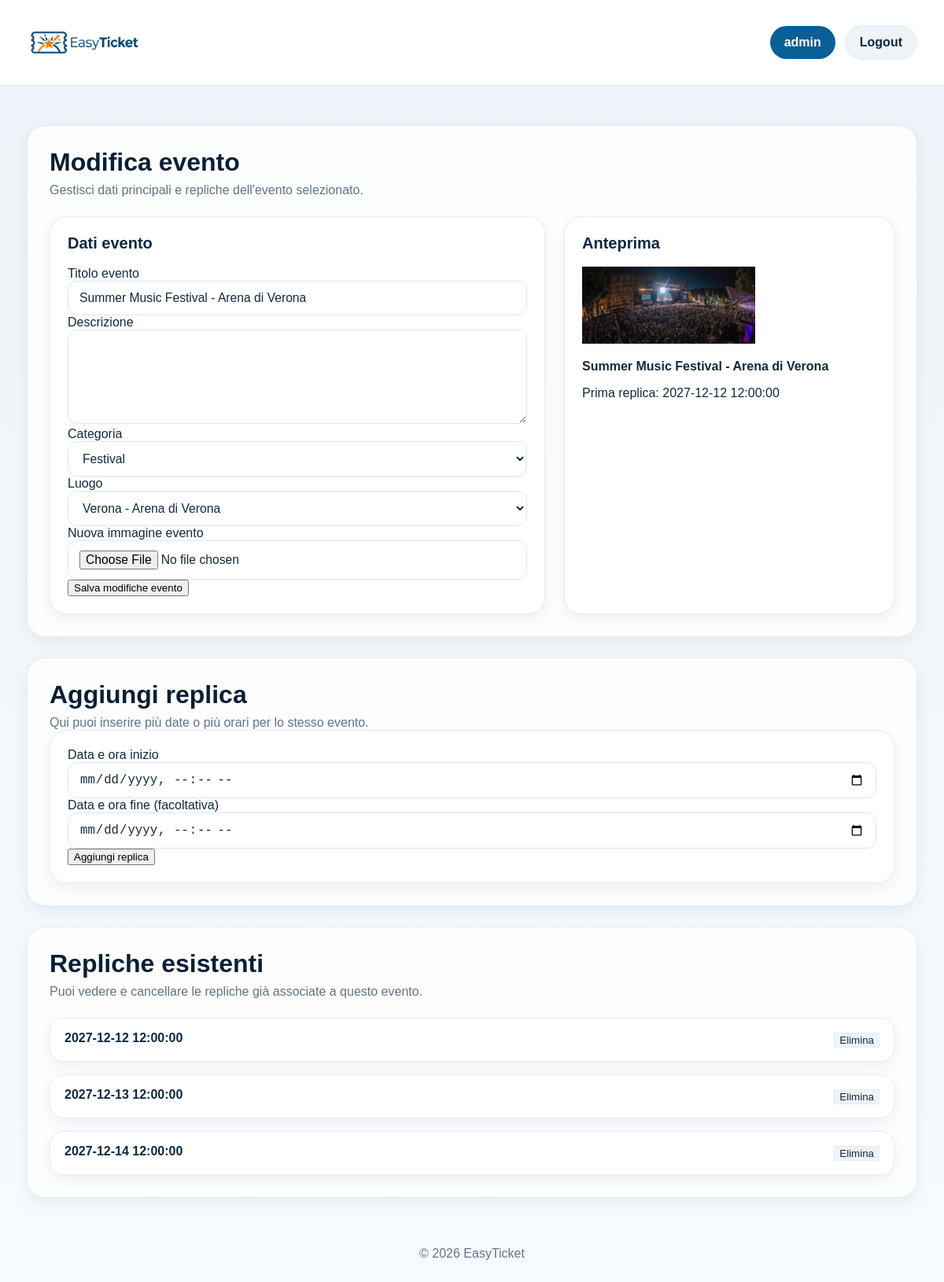
Screenshot of /modifica_evento.php?id=1 (signed in) with the database file from the repository.
### tables this page shows
CREATE TABLE `evento` (
  `id` int NOT NULL,
  `titolo` varchar(120) NOT NULL,
  `descrizione` text,
  `id_categoria` int NOT NULL,
  `id_luogo` int NOT NULL,
  `immagine` varchar(255) DEFAULT NULL,
  `stato` enum('programmato','annullato','completato') NOT NULL DEFAULT 'programmato'
);

CREATE TABLE `categoria` (
  `id` int NOT NULL,
  `nome` varchar(50) NOT NULL,
  `descrizione` varchar(255) DEFAULT NULL
);

CREATE TABLE `luogo` (
  `id` int NOT NULL,
  `nome` varchar(100) NOT NULL,
  `tipo` varchar(50) NOT NULL,
  `citta` varchar(100) NOT NULL,
  `indirizzo` varchar(150) DEFAULT NULL,
  `capienza` int NOT NULL
);

CREATE TABLE `replica_evento` (
  `id` int NOT NULL,
  `id_evento` int NOT NULL,
  `data_ora_inizio` datetime NOT NULL,
  `data_ora_fine` datetime DEFAULT NULL,
  `stato` enum('programmata','annullata','completata') NOT NULL DEFAULT 'programmata'
);

### init.php (called while the page is built, shortened)
<?php
function esc($value) {
    return htmlspecialchars((string)$value, ENT_QUOTES, 'UTF-8');
}
?>

### modifica_evento.php (the view, shortened to what this page needs)
<?php
require_once 'init.php';
$id_evento = (int)($_GET['id'] ?? 0);
try {
    $stmt = $pdo->prepare("SELECT * FROM evento WHERE id = ? LIMIT 1");
    $stmt->execute([$id_evento]);
    $evento = $stmt->fetch();
} catch (Throwable $e) {
    die("Errore nel caricamento dell'evento.");
}
$categorie = $pdo->query("SELECT id, nome FROM categoria ORDER BY nome ASC")->fetchAll();
$luoghi = $pdo->query("SELECT id, nome, citta FROM luogo ORDER BY citta ASC, nome ASC")->fetchAll();
$stmt = $pdo->prepare("
    SELECT id, data_ora_inizio, data_ora_fine, stato
    FROM replica_evento
    WHERE id_evento = ?
    ORDER BY data_ora_inizio ASC
");
$stmt->execute([$id_evento]);
$repliche = $stmt->fetchAll();
$stmt = $pdo->prepare("
    SELECT MIN(data_ora_inizio)
    FROM replica_evento
    WHERE id_evento = ?
");
$stmt->execute([$id_evento]);
$primaData = $stmt->fetchColumn();
?>
<!DOCTYPE html>
<html lang="it">
<head>
    <link rel="stylesheet" href="css/style1.css?v=70">
</head>
<body>
<header class="site-header">
    <div class="header-inner">
        <a href="home.php" class="brand">
            <img src="img/logo_sito.png" alt="Logo EasyTicket">
        </a>
        <nav class="user-nav">
            <a href="admin_dashboard.php" class="user-pill primary-pill"><?php echo esc($_SESSION['username'] ?? 'admin'); ?></a>
            <a href="logout.php" class="user-pill secondary-pill">Logout</a>
        </nav>
    </div>
</header>
<main class="page-shell">
    <section class="section-block">
        <div class="section-heading">
            <h2>Modifica evento</h2>
            <p>Gestisci dati principali e repliche dell'evento selezionato.</p>
        </div>
        <div class="admin-grid">
            <div class="admin-card">
                <h3>Dati evento</h3>
                <form action="modifica_evento.php?id=<?php echo $id_evento; ?>" method="post" enctype="multipart/form-data">
                    <label for="titolo">Titolo evento</label>
                    <input type="text" id="titolo" name="titolo" value="<?php echo esc($evento['titolo']); ?>" required>
                    <label for="descrizione">Descrizione</label>
                    <textarea id="descrizione" name="descrizione"><?php echo esc($evento['descrizione'] ?? ''); ?></textarea>
                    <label for="id_categoria">Categoria</label>
                    <select id="id_categoria" name="id_categoria" required>
                        <?php foreach ($categorie as $cat): ?>
                            <option value="<?php echo (int)$cat['id']; ?>" <?php echo ((int)$evento['id_categoria'] === (int)$cat['id']) ? 'selected' : ''; ?>>
                                <?php echo esc($cat['nome']); ?>
                            </option>
                        <?php endforeach; ?>
                    </select>
                    <label for="id_luogo">Luogo</label>
                    <select id="id_luogo" name="id_luogo" required>
                        <?php foreach ($luoghi as $luogo): ?>
                            <option value="<?php echo (int)$luogo['id']; ?>" <?php echo ((int)$evento['id_luogo'] === (int)$luogo['id']) ? 'selected' : ''; ?>>
                                <?php echo esc($luogo['citta'] . " - " . $luogo['nome']); ?>
                            </option>
                        <?php endforeach; ?>
                    </select>
                    <label for="immagine">Nuova immagine evento</label>
                    <input type="file" id="immagine" name="immagine" accept="image/*">
                    <button type="submit" class="primary-btn">Salva modifiche evento</button>
                </form>
            </div>
            <div class="admin-card">
                <h3>Anteprima</h3>
                <?php if (!empty($evento['immagine'])): ?>
                    <img src="<?php echo esc($evento['immagine']); ?>" alt="<?php echo esc($evento['titolo']); ?>" width="220">
                <?php else: ?>
                    <img src="img/evento-default.png" alt="Evento" width="220">
                <?php endif; ?>
                <p><strong><?php echo esc($evento['titolo']); ?></strong></p>
                <p>Prima replica: <?php echo $primaData ? esc($primaData) : 'Nessuna replica'; ?></p>
            </div>
        </div>
    </section>
    <section class="section-block">
        <div class="section-heading">
            <h2>Aggiungi replica</h2>
            <p>Qui puoi inserire più date o più orari per lo stesso evento.</p>
        </div>
        <div class="admin-card">
            <form action="modifica_evento.php?id=<?php echo $id_evento; ?>" method="post">
                <label for="data_ora_inizio">Data e ora inizio</label>
                <input type="datetime-local" id="data_ora_inizio" name="data_ora_inizio" required>
                <label for="data_ora_fine">Data e ora fine (facoltativa)</label>
                <input type="datetime-local" id="data_ora_fine" name="data_ora_fine">
                <button type="submit" class="primary-btn">Aggiungi replica</button>
            </form>
        </div>
    </section>
    <section class="section-block">
        <div class="section-heading">
            <h2>Repliche esistenti</h2>
            <p>Puoi vedere e cancellare le repliche già associate a questo evento.</p>
        </div>
        <?php if (!empty($repliche)): ?>
            <div class="admin-list">
                <?php foreach ($repliche as $replica): ?>
                    <div class="admin-list-item">
                        <div>
                            <strong><?php echo esc($replica['data_ora_inizio']); ?></strong>
                        </div>
                        <form action="modifica_evento.php?id=<?php echo $id_evento; ?>" method="post" onsubmit="return confirm('Vuoi davvero eliminare questa replica?');">
                            <button type="submit" class="secondary-pill">Elimina</button>
                        </form>
                    </div>
                <?php endforeach; ?>
            </div>
        <?php endif; ?>
    </section>
</main>
<footer class="site-footer">
    <p>&copy; 2026 EasyTicket</p>
</footer>
</body>
</html>

### css/style1.css (style rules this page uses)
:root { --color-primary: #0b5f97; --color-primary-dark: #084c79; --color-primary-hover: #084c79; --color-accent: #f39a05; --color-accent-dark: #d98500; --color-bg: #ffffff; --color-surface: #ffffff; --color-surface-soft: #f8fbfe; --color-text: #13293d; --color-text-muted: #607487; --color-border: #e4edf4; --shadow-sm: 0 6px 18px rgba(10, 52, 84, 0.08); --shadow-md: 0 16px 40px rgba(10, 52, 84, 0.14); --radius-sm: 10px; --radius-md: 18px; --radius-lg: 24px; }
* { box-sizing: border-box; }
html { scroll-behavior: smooth; }
body { margin: 0; padding: 0; font-family: Arial, sans-serif; background: linear-gradient(180deg, #edf3f8 0%, #f8fbfe 100%); color: var(--color-text); overflow: auto; }
.site-header { position: sticky; top: 0; z-index: 100; background: rgba(255, 255, 255, 0.95); backdrop-filter: blur(10px); border-bottom: 1px solid var(--color-border); }
.header-inner { max-width: 1180px; margin: 0 auto; padding: 14px 24px; display: flex; align-items: center; justify-content: space-between; gap: 20px; }
.brand img { height: 80px; width: auto; display: block; }
.user-nav { display: flex; align-items: center; gap: 12px; flex-wrap: wrap; }
.user-pill { text-decoration: none; padding: 12px 18px; border-radius: 999px; font-weight: 700; transition: 0.2s ease; }
.primary-pill { background: var(--color-primary); color: #fff; }
.secondary-pill { background: #eef3f8; color: var(--color-text); border: 1px solid var(--color-border); }
.site-footer { text-align: center; padding: 22px; color: var(--color-text-muted); }
.page-shell { max-width: 1180px; margin: 0 auto; padding: 24px; }
.section-block { margin-top: 26px; background: rgba(255, 255, 255, 0.9); border: 1px solid var(--color-border); border-radius: var(--radius-lg); padding: 28px; box-shadow: var(--shadow-sm); }
.section-heading h2 { margin: 0; font-size: 2rem; color: #081f34; }
.section-heading p { margin: 8px 0 0; color: var(--color-text-muted); }
.admin-grid { margin-top: 24px; display: grid; grid-template-columns: minmax(0, 1.2fr) minmax(0, 0.8fr); gap: 24px; }
.admin-card { background: var(--color-surface); border: 1px solid var(--color-border); border-radius: 22px; padding: 22px; box-shadow: var(--shadow-sm); }
.admin-card h3 { margin: 0 0 18px; font-size: 1.25rem; color: #0c2840; }
.admin-card input[type="text"], .admin-card input[type="datetime-local"], .admin-card input[type="file"], .admin-card input[type="number"], .admin-card select, .admin-card textarea { width: 100%; padding: 12px 14px; border-radius: 12px; border: 1px solid #dce7f0; background: #fff; color: var(--color-text); font-size: 0.98rem; outline: none; transition: border-color 0.2s ease, box-shadow 0.2s ease; }
.admin-card textarea { min-height: 120px; resize: vertical; }
.admin-list { margin-top: 24px; display: grid; gap: 16px; }
.admin-list-item { display: flex; justify-content: space-between; align-items: center; gap: 18px; background: #fff; border: 1px solid var(--color-border); border-radius: 18px; padding: 16px 18px; box-shadow: var(--shadow-sm); }
.admin-list-item strong { display: block; color: #0c2840; margin-bottom: 4px; }

### rows the page displays
evento: titolo "Summer Music Festival - Arena di Verona", id_categoria "Festival", id_luogo "Verona - Arena di Verona", immagine (picture)
replica_evento: data_ora_inizio "2027-12-12 12:00:00"
replica_evento: data_ora_inizio "2027-12-13 12:00:00"
replica_evento: data_ora_inizio "2027-12-14 12:00:00"

### other values shown
$_SESSION['username'] "admin"
$primaData "2027-12-12 12:00:00"
